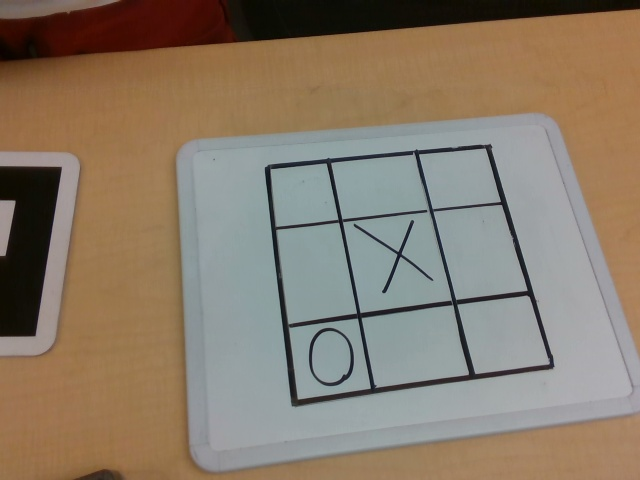
#> input picture imgs/cam3.jpg, 640 x 480 px
$ python sudoku.py   (older library calls are emulated)
#> lines starting #> are read from the running program, lines starting #| are printed output that depends on the picture; after the words box and inside, x2 and y2 are one past the last pixel; in counts of white or black regions, pixels touching at a corner belong together
import cv2
import numpy as np
import glob
import os
from sklearn.neighbors import KNeighborsClassifier
import pickle
import math

# pkl_filename = "pickle_model.pkl"
# with open(pkl_filename, "rb") as file:
#     pickle_model = pickle.load(file)


# The next two functions were taken from
# https://github.com/KMKnation/Four-Point-Invoice-Transform-with-OpenCV/blob/master/four_point_object_extractor.py


# [124 lines left out: functions order_points_of_quadrilateral, four_point_transform, find_cells, not called in this run]


def find_grid(img):
    """
    Find a sudoku grid in an image. Returns a perspective adjusted image of the grid,
    cell information, and the homography matrix used for the perspective warp.
    """

    # Preprocess the image
    img_blur = cv2.blur(img, (3, 3))
    img_gray = cv2.cvtColor(img_blur, cv2.COLOR_BGR2GRAY)
    cv2.imshow('gray', img_gray)
    thresh = cv2.adaptiveThreshold(
        img_gray, 255, cv2.ADAPTIVE_THRESH_MEAN_C, cv2.THRESH_BINARY, 11, 3
    )

    contours, _ = cv2.findContours(thresh, cv2.RETR_TREE, cv2.CHAIN_APPROX_SIMPLE)
    print('contours len', len(contours))

    countours_img = img_blur.copy()
    cv2.drawContours(image=countours_img, contours=contours, contourIdx=-1, color=(155, 255, 0), thickness=2)
    cv2.imshow('resized_frame with contours', countours_img)
    contours = sorted(contours, key=cv2.contourArea, reverse=True)

    for c in contours:
        # Approximate the contour in order to determine whether the contour is a quadrilateral
        peri = cv2.arcLength(c, True)
        print('peri', peri)
        approx = cv2.approxPolyDP(c, 0.01 * peri, True)
        print('approx', approx)
        # We are looking for a contour that is roughly a quadrilateral
        if len(approx) == 4:
            warped, M = four_point_transform(
                thresh,
                np.array([approx[0][0], approx[1][0], approx[2][0], approx[3][0]]),
            )

            cells = find_cells(warped)
            print('cells', cells)

            # We can be fairly certain we found a sudoku grid if the grid contains 81 cells
            if len(cells) == 9:
                print('found 9 cells')
                return True, warped, M
    cv2.waitKey(0)
    cv2.destroyAllWindows()

    return False, None, None


# [11 lines of commented-out code are left out]


# [157 lines left out: functions get_sudoku_grid, correct, solve, print_solution, not called in this run]


if __name__ == "__main__":
    print('start main')
    for file_path in glob.glob("imgs/cam3.jpg"):
        print('file path', file_path)
        img = cv2.imread(file_path)
#> img is the input picture: shape (480, 640, 3); mean B, G, R 106.6, 123.4, 137.4
        cv2.imshow('img', img)
        # Ensure we keep the aspect ratio of the image
        ratio = img.shape[0] / img.shape[1]
#> ratio = 0.75
        img = cv2.resize(img, (1100, int(1100 * ratio)))
#> img: shape (825, 1100, 3)

        valid, img_grid, M = find_grid(img)
#> in find_grid, `img_gray = cv2.cvtColor(img_blur, cv2.COLOR_BGR2GRAY)`:
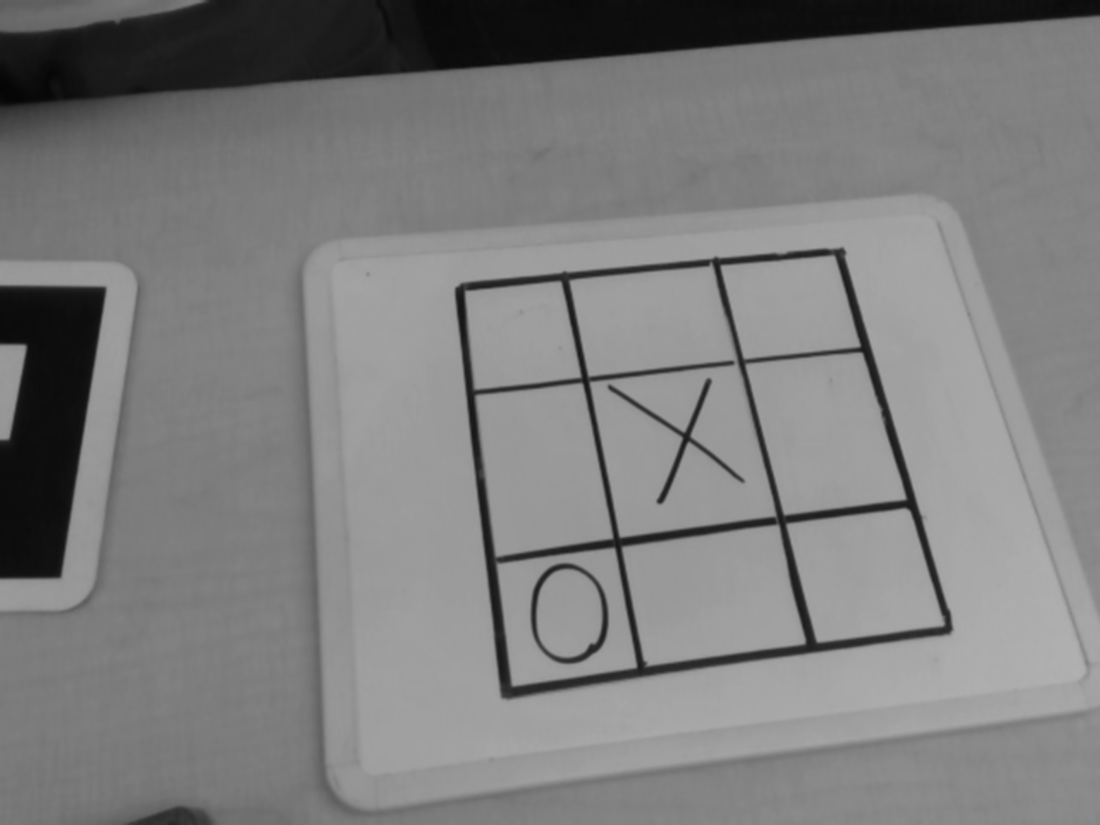
#> img_gray: shape (825, 1100); min 4, max 177, mean 125.6
#> in find_grid, `thresh = cv2.adaptiveThreshold( img_gray, 255, cv2.ADAPTIVE_THRESH_MEA..`:
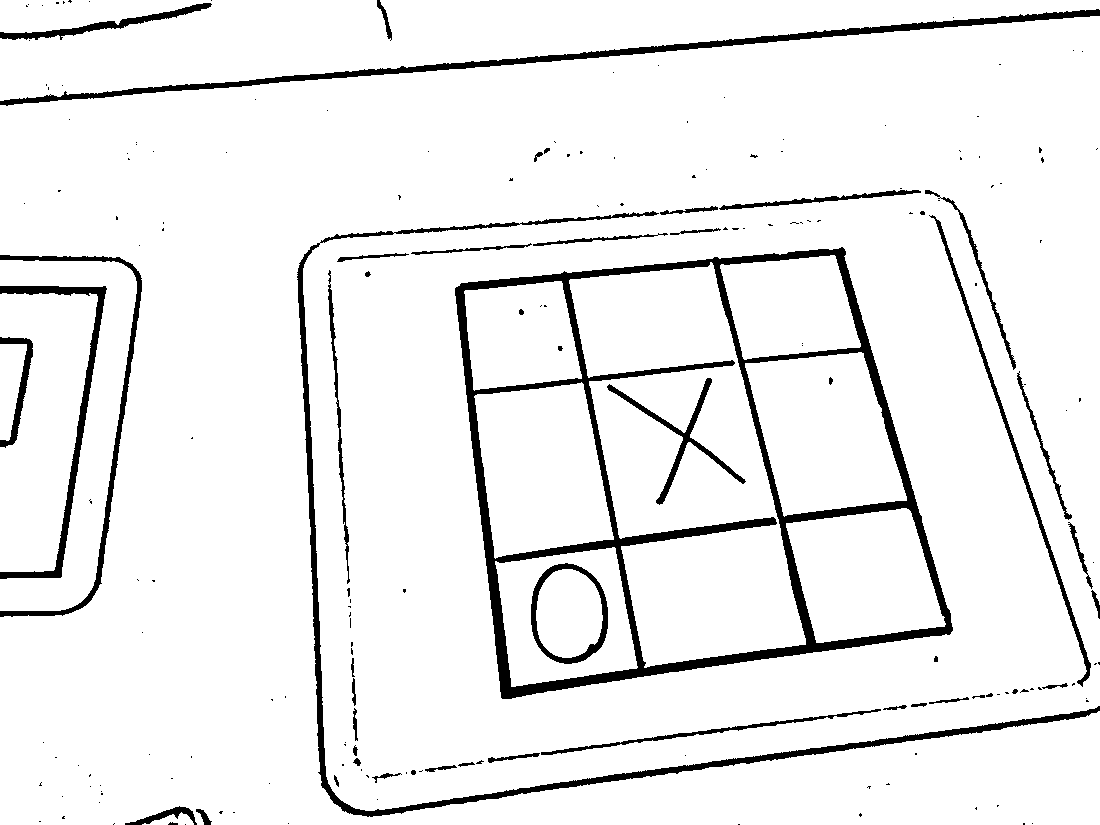
#> thresh: shape (825, 1100); 93.3% white; 198 black regions (147 under 20 px)
#> in find_grid, `contours, _ = cv2.findContours(thresh, cv2.RETR_TREE, cv2.CHAIN_APPROX..`: contours = 230 contours, 162 with area under 20; largest, box (x1, y1, x2, y2) and area: (0, 16, 1100, 825) 785751, (454, 246, 954, 700) 172920, (569, 262, 806, 668) 57756, (0, 0, 1100, 101) 57210, (745, 352, 907, 517) 18428
#| contours len 230
#> (the run stopped early here; a loop or call above may not have finished)

$ run again, with imgs/cam4.jpg copied over imgs/cam3.jpg
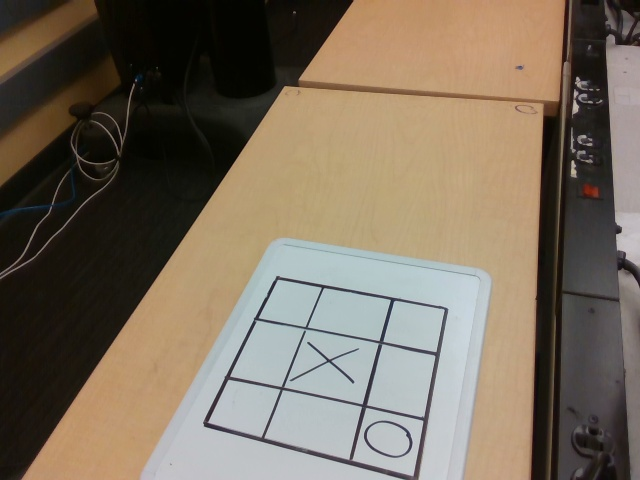
#> input picture imgs/cam4.jpg, 640 x 480 px
#> img is the input picture: shape (480, 640, 3); mean B, G, R 94.1, 109.8, 121.8
#> img: shape (825, 1100, 3)
#> in find_grid, `img_gray = cv2.cvtColor(img_blur, cv2.COLOR_BGR2GRAY)`:
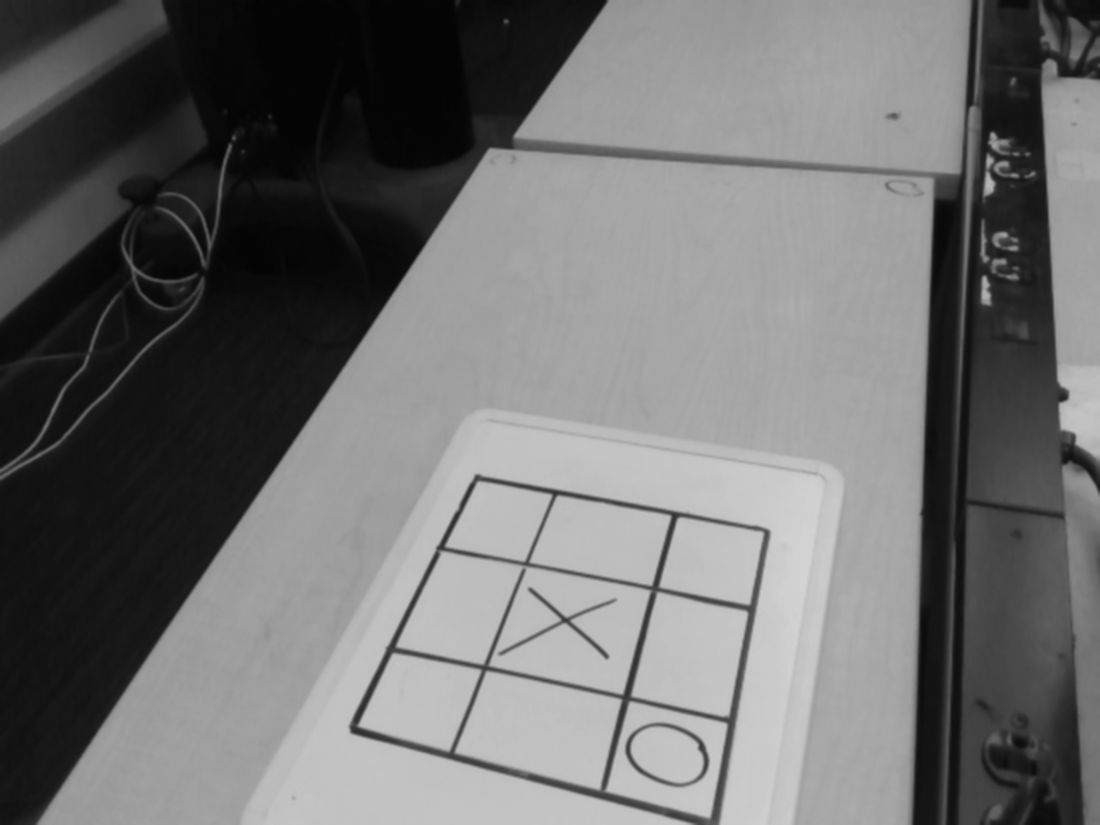
#> img_gray: shape (825, 1100); min 3, max 212, mean 111.5
#> in find_grid, `thresh = cv2.adaptiveThreshold( img_gray, 255, cv2.ADAPTIVE_THRESH_MEA..`:
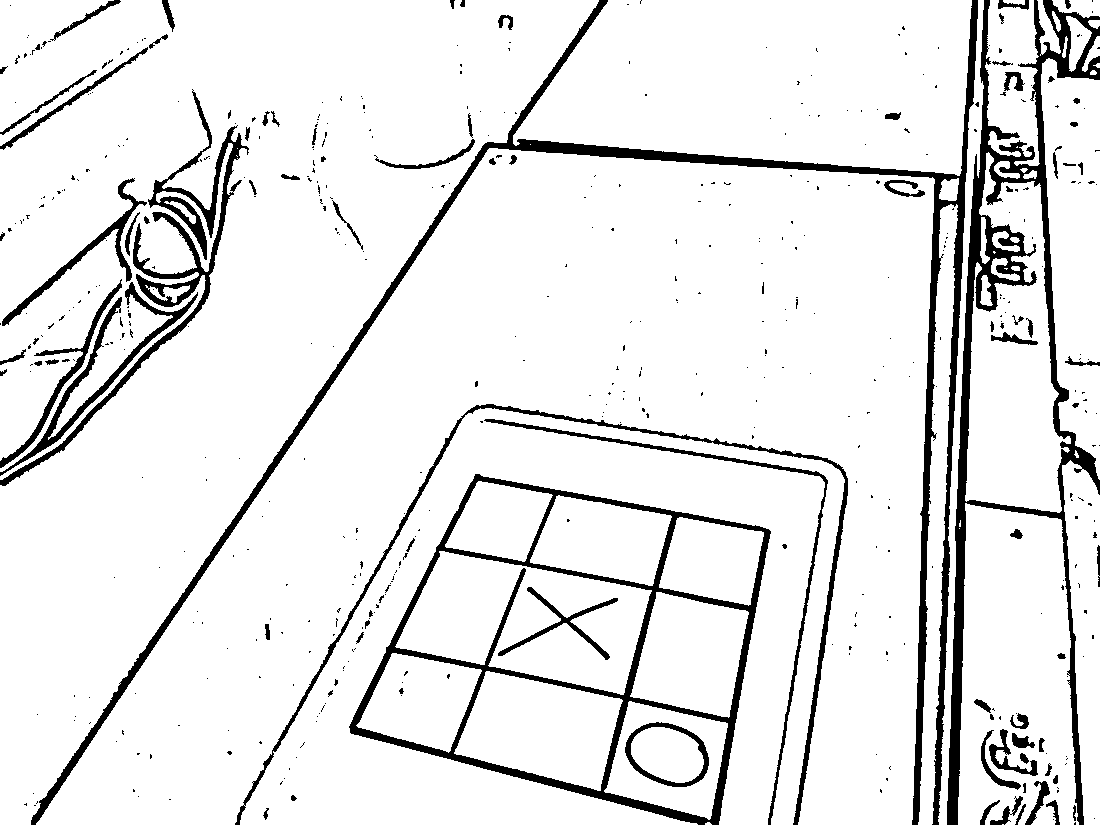
#> thresh: shape (825, 1100); 90.7% white; 527 black regions (439 under 20 px)
#> contours = 667 contours, 538 with area under 20; largest, box (x1, y1, x2, y2) and area: (36, 148, 935, 825) 329308, (0, 0, 599, 825) 237236, (513, 0, 972, 176) 64245, (958, 503, 1079, 825) 32364, (395, 551, 652, 695) 22630
#| contours len 667
